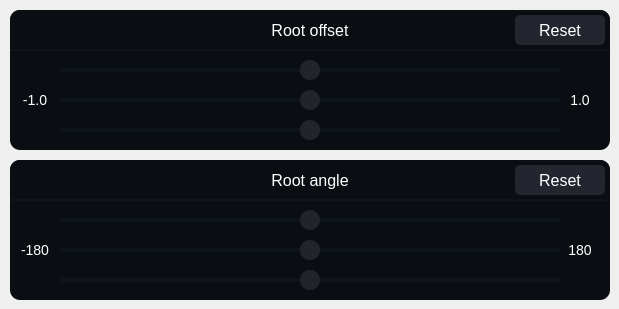
   <widget class="QWidget" name="tab_2">
    <attribute name="title">
     <string>Root</string>
    </attribute>
    <widget class="QFrame" name="frame_5">
     <property name="geometry">
      <rect>
       <x>10</x>
       <y>160</y>
       <width>600</width>
       <height>140</height>
      </rect>
     </property>
     <property name="font">
      <font>
       <weight>50</weight>
       <italic>false</italic>
       <bold>false</bold>
       <underline>false</underline>
       <strikeout>false</strikeout>
       <kerning>true</kerning>
      </font>
     </property>
     <property name="styleSheet">
      <string notr="true">background-color: rgb(10, 14, 19);
border-radius: 10px;</string>
     </property>
     <property name="frameShape">
      <enum>QFrame::StyledPanel</enum>
     </property>
     <property name="frameShadow">
      <enum>QFrame::Raised</enum>
     </property>
     <widget class="QLabel" name="label_6">
      <property name="geometry">
       <rect>
        <x>0</x>
        <y>0</y>
        <width>600</width>
        <height>40</height>
       </rect>
      </property>
      <property name="font">
       <font>
        <pointsize>-1</pointsize>
        <weight>50</weight>
        <italic>false</italic>
        <bold>false</bold>
       </font>
      </property>
      <property name="toolTip">
       <string>Local rotation angle of Leap Motion from HMD transformation</string>
      </property>
      <property name="styleSheet">
       <string notr="true">QLabel
{
	color: rgb(255, 255, 255);
	font-size: 16px;
}
QToolTip
{
	background-color:  rgb(14, 20, 27);
	border: 1px solid #23262e;
	border-radius: 2px;
	color: white;
	font: 14px;
}</string>
      </property>
      <property name="lineWidth">
       <number>0</number>
      </property>
      <property name="text">
       <string>Root angle</string>
      </property>
      <property name="textFormat">
       <enum>Qt::AutoText</enum>
      </property>
      <property name="scaledContents">
       <bool>false</bool>
      </property>
      <property name="alignment">
       <set>Qt::AlignCenter</set>
      </property>
      <property name="margin">
       <number>0</number>
      </property>
      <property name="indent">
       <number>0</number>
      </property>
      <property name="textInteractionFlags">
       <set>Qt::NoTextInteraction</set>
      </property>
     </widget>
     <widget class="QPushButton" name="m_rootAngleResetButton">
      <property name="geometry">
       <rect>
        <x>505</x>
        <y>5</y>
        <width>90</width>
        <height>30</height>
       </rect>
      </property>
      <property name="font">
       <font>
        <pointsize>-1</pointsize>
       </font>
      </property>
      <property name="styleSheet">
       <string notr="true">QPushButton
{
	background-color: #23262e;
	color: #ffffff;
	border-radius: 5px;
	font-size: 16px;
}

QPushButton::disabled
{
	background-color: #23262e;
	color: #ffffff;
}

QPushButton::hover
{
	background-color: #3d4450;
}

QPushButton::pressed
{
	background-color: #1e2126;
	color: #ffffff;
}</string>
      </property>
      <property name="text">
       <string>Reset</string>
      </property>
     </widget>
     <widget class="QFrame" name="frame_6">
      <property name="geometry">
       <rect>
        <x>0</x>
        <y>39</y>
        <width>600</width>
        <height>2</height>
       </rect>
      </property>
      <property name="styleSheet">
       <string notr="true">color: rgb(14, 20, 27);
background-color: rgb(14, 20, 27);</string>
      </property>
      <property name="frameShape">
       <enum>QFrame::StyledPanel</enum>
      </property>
      <property name="frameShadow">
       <enum>QFrame::Raised</enum>
      </property>
     </widget>
     <widget class="QSlider" name="m_rootAngleSliderX">
      <property name="geometry">
       <rect>
        <x>50</x>
        <y>50</y>
        <width>500</width>
        <height>20</height>
       </rect>
      </property>
      <property name="toolTip">
       <string>X axis angle: 0.0</string>
      </property>
      <property name="styleSheet">
       <string notr="true">QSlider::groove:horizontal 
{
	background-color: transparent;
	height: 4px;
}

QSlider::sub-page:horizontal 
{
	background-color: #0e141b;
}

QSlider::add-page:horizontal 
{
	background-color: #0e141b;
}

QSlider::handle:horizontal 
{
	background-color: #22242c;
	width: 20px;
	margin-top: -8px;
	margin-bottom: -8px;
	border: 0px;
	border-radius: 10px;
}

QSlider::handle:horizontal:hover 
{
	background-color: #3d4450;
}


QSlider::sub-page:horizontal:disabled 
{
	background-color: #bbb;
	border-color: #999;
}

QSlider::add-page:horizontal:disabled 
{
	background-color: #eee;
	border-color: #999;
}

QSlider::handle:horizontal:disabled 
{
	background-color: #eee;
	border: 1px solid #aaa;
	border-radius: 3px;
}

QToolTip
{
	background-color: rgb(10, 14, 19);
	border: 1px solid #23262e;
	border-radius: 2px;
	color: white;
	font: 14px;
}</string>
      </property>
      <property name="maximum">
       <number>100</number>
      </property>
      <property name="pageStep">
       <number>10</number>
      </property>
      <property name="sliderPosition">
       <number>50</number>
      </property>
      <property name="tracking">
       <bool>true</bool>
      </property>
      <property name="orientation">
       <enum>Qt::Horizontal</enum>
      </property>
     </widget>
     <widget class="QLabel" name="label_7">
      <property name="geometry">
       <rect>
        <x>5</x>
        <y>80</y>
        <width>40</width>
        <height>20</height>
       </rect>
      </property>
      <property name="font">
       <font>
        <pointsize>-1</pointsize>
        <weight>50</weight>
        <italic>false</italic>
        <bold>false</bold>
        <underline>false</underline>
        <strikeout>false</strikeout>
        <stylestrategy>PreferDefault</stylestrategy>
        <kerning>true</kerning>
       </font>
      </property>
      <property name="styleSheet">
       <string notr="true">QLabel
{
	color: rgb(255, 255, 255);
	font-size: 14px;
}</string>
      </property>
      <property name="lineWidth">
       <number>0</number>
      </property>
      <property name="text">
       <string>-180</string>
      </property>
      <property name="textFormat">
       <enum>Qt::AutoText</enum>
      </property>
      <property name="scaledContents">
       <bool>false</bool>
      </property>
      <property name="alignment">
       <set>Qt::AlignCenter</set>
      </property>
      <property name="margin">
       <number>0</number>
      </property>
      <property name="indent">
       <number>0</number>
      </property>
      <property name="textInteractionFlags">
       <set>Qt::NoTextInteraction</set>
      </property>
     </widget>
     <widget class="QLabel" name="label_8">
      <property name="geometry">
       <rect>
        <x>550</x>
        <y>80</y>
        <width>40</width>
        <height>20</height>
       </rect>
      </property>
      <property name="font">
       <font>
        <pointsize>-1</pointsize>
        <weight>50</weight>
        <italic>false</italic>
        <bold>false</bold>
        <underline>false</underline>
        <strikeout>false</strikeout>
        <stylestrategy>PreferDefault</stylestrategy>
        <kerning>true</kerning>
       </font>
      </property>
      <property name="styleSheet">
       <string notr="true">QLabel
{
	color: rgb(255, 255, 255);
	font-size: 14px;
}</string>
      </property>
      <property name="lineWidth">
       <number>0</number>
      </property>
      <property name="text">
       <string>180</string>
      </property>
      <property name="textFormat">
       <enum>Qt::AutoText</enum>
      </property>
      <property name="scaledContents">
       <bool>false</bool>
      </property>
      <property name="alignment">
       <set>Qt::AlignCenter</set>
      </property>
      <property name="margin">
       <number>0</number>
      </property>
      <property name="indent">
       <number>0</number>
      </property>
      <property name="textInteractionFlags">
       <set>Qt::NoTextInteraction</set>
      </property>
     </widget>
     <widget class="QSlider" name="m_rootAngleSliderY">
      <property name="geometry">
       <rect>
        <x>50</x>
        <y>80</y>
        <width>500</width>
        <height>20</height>
       </rect>
      </property>
      <property name="toolTip">
       <string>Y axis angle: 0.0</string>
      </property>
      <property name="styleSheet">
       <string notr="true">QSlider::groove:horizontal 
{
	background-color: transparent;
	height: 4px;
}

QSlider::sub-page:horizontal 
{
	background-color: #0e141b;
}

QSlider::add-page:horizontal 
{
	background-color: #0e141b;
}

QSlider::handle:horizontal 
{
	background-color: #22242c;
	width: 20px;
	margin-top: -8px;
	margin-bottom: -8px;
	border: 0px;
	border-radius: 10px;
}

QSlider::handle:horizontal:hover 
{
	background-color: #3d4450;
}


QSlider::sub-page:horizontal:disabled 
{
	background-color: #bbb;
	border-color: #999;
}

QSlider::add-page:horizontal:disabled 
{
	background-color: #eee;
	border-color: #999;
}

QSlider::handle:horizontal:disabled 
{
	background-color: #eee;
	border: 1px solid #aaa;
	border-radius: 3px;
}

QToolTip
{
	background-color: rgb(10, 14, 19);
	border: 1px solid #23262e;
	border-radius: 2px;
	color: white;
	font: 14px;
}</string>
      </property>
      <property name="maximum">
       <number>100</number>
      </property>
      <property name="pageStep">
       <number>10</number>
      </property>
      <property name="sliderPosition">
       <number>50</number>
      </property>
      <property name="tracking">
       <bool>true</bool>
      </property>
      <property name="orientation">
       <enum>Qt::Horizontal</enum>
      </property>
     </widget>
     <widget class="QSlider" name="m_rootAngleSliderZ">
      <property name="geometry">
       <rect>
        <x>50</x>
        <y>110</y>
        <width>500</width>
        <height>20</height>
       </rect>
      </property>
      <property name="toolTip">
       <string>Z axis angle: 0.0</string>
      </property>
      <property name="styleSheet">
       <string notr="true">QSlider::groove:horizontal 
{
	background-color: transparent;
	height: 4px;
}

QSlider::sub-page:horizontal 
{
	background-color: #0e141b;
}

QSlider::add-page:horizontal 
{
	background-color: #0e141b;
}

QSlider::handle:horizontal 
{
	background-color: #22242c;
	width: 20px;
	margin-top: -8px;
	margin-bottom: -8px;
	border: 0px;
	border-radius: 10px;
}

QSlider::handle:horizontal:hover 
{
	background-color: #3d4450;
}


QSlider::sub-page:horizontal:disabled 
{
	background-color: #bbb;
	border-color: #999;
}

QSlider::add-page:horizontal:disabled 
{
	background-color: #eee;
	border-color: #999;
}

QSlider::handle:horizontal:disabled 
{
	background-color: #eee;
	border: 1px solid #aaa;
	border-radius: 3px;
}

QToolTip
{
	background-color: rgb(10, 14, 19);
	border: 1px solid #23262e;
	border-radius: 2px;
	color: white;
	font: 14px;
}</string>
      </property>
      <property name="maximum">
       <number>100</number>
      </property>
      <property name="pageStep">
       <number>10</number>
      </property>
      <property name="sliderPosition">
       <number>50</number>
      </property>
      <property name="tracking">
       <bool>true</bool>
      </property>
      <property name="orientation">
       <enum>Qt::Horizontal</enum>
      </property>
     </widget>
    </widget>
    <widget class="QFrame" name="frame_7">
     <property name="geometry">
      <rect>
       <x>10</x>
       <y>10</y>
       <width>600</width>
       <height>140</height>
      </rect>
     </property>
     <property name="font">
      <font>
       <weight>50</weight>
       <italic>false</italic>
       <bold>false</bold>
       <underline>false</underline>
       <strikeout>false</strikeout>
       <kerning>true</kerning>
      </font>
     </property>
     <property name="styleSheet">
      <string notr="true">background-color: rgb(10, 14, 19);
border-radius: 10px;</string>
     </property>
     <property name="frameShape">
      <enum>QFrame::StyledPanel</enum>
     </property>
     <property name="frameShadow">
      <enum>QFrame::Raised</enum>
     </property>
     <widget class="QLabel" name="label_9">
      <property name="geometry">
       <rect>
        <x>0</x>
        <y>0</y>
        <width>600</width>
        <height>40</height>
       </rect>
      </property>
      <property name="font">
       <font>
        <pointsize>-1</pointsize>
        <weight>50</weight>
        <italic>false</italic>
        <bold>false</bold>
       </font>
      </property>
      <property name="toolTip">
       <string>Local offset of Leap Motion from HMD transformation</string>
      </property>
      <property name="styleSheet">
       <string notr="true">QLabel
{
	color: rgb(255, 255, 255);
	font-size: 16px;
}
QToolTip
{
	background-color:  rgb(14, 20, 27);
	border: 1px solid #23262e;
	border-radius: 2px;
	color: white;
	font: 14px;
}</string>
      </property>
      <property name="lineWidth">
       <number>0</number>
      </property>
      <property name="text">
       <string>Root offset</string>
      </property>
      <property name="textFormat">
       <enum>Qt::AutoText</enum>
      </property>
      <property name="scaledContents">
       <bool>false</bool>
      </property>
      <property name="alignment">
       <set>Qt::AlignCenter</set>
      </property>
      <property name="margin">
       <number>0</number>
      </property>
      <property name="indent">
       <number>0</number>
      </property>
      <property name="textInteractionFlags">
       <set>Qt::NoTextInteraction</set>
      </property>
     </widget>
     <widget class="QPushButton" name="m_rootOffsetResetButton">
      <property name="geometry">
       <rect>
        <x>505</x>
        <y>5</y>
        <width>90</width>
        <height>30</height>
       </rect>
      </property>
      <property name="font">
       <font>
        <pointsize>-1</pointsize>
        <weight>50</weight>
        <italic>false</italic>
        <bold>false</bold>
       </font>
      </property>
      <property name="styleSheet">
       <string notr="true">QPushButton
{
	background-color: #23262e;
	color: #ffffff;
	border-radius: 5px;
	font-size: 16px;
}

QPushButton::disabled
{
	background-color: #23262e;
	color: #ffffff;
}

QPushButton::hover
{
	background-color: #3d4450;
}

QPushButton::pressed
{
	background-color: #1e2126;
	color: #ffffff;
}</string>
      </property>
      <property name="text">
       <string>Reset</string>
      </property>
     </widget>
     <widget class="QFrame" name="frame_8">
      <property name="geometry">
       <rect>
        <x>0</x>
        <y>39</y>
        <width>600</width>
        <height>2</height>
       </rect>
      </property>
      <property name="styleSheet">
       <string notr="true">color: rgb(14, 20, 27);
background-color: rgb(14, 20, 27);</string>
      </property>
      <property name="frameShape">
       <enum>QFrame::StyledPanel</enum>
      </property>
      <property name="frameShadow">
       <enum>QFrame::Raised</enum>
      </property>
     </widget>
     <widget class="QSlider" name="m_rootOffsetSliderX">
      <property name="geometry">
       <rect>
        <x>50</x>
        <y>50</y>
        <width>500</width>
        <height>20</height>
       </rect>
      </property>
      <property name="toolTip">
       <string>X axis offset: 0.0</string>
      </property>
      <property name="styleSheet">
       <string notr="true">QSlider::groove:horizontal 
{
	background-color: transparent;
	height: 4px;
}

QSlider::sub-page:horizontal 
{
	background-color: #0e141b;
}

QSlider::add-page:horizontal 
{
	background-color: #0e141b;
}

QSlider::handle:horizontal 
{
	background-color: #22242c;
	width: 20px;
	margin-top: -8px;
	margin-bottom: -8px;
	border: 0px;
	border-radius: 10px;
}

QSlider::handle:horizontal:hover 
{
	background-color: #3d4450;
}


QSlider::sub-page:horizontal:disabled 
{
	background-color: #bbb;
	border-color: #999;
}

QSlider::add-page:horizontal:disabled 
{
	background-color: #eee;
	border-color: #999;
}

QSlider::handle:horizontal:disabled 
{
	background-color: #eee;
	border: 1px solid #aaa;
	border-radius: 3px;
}

QToolTip
{
	background-color: rgb(10, 14, 19);
	border: 1px solid #23262e;
	border-radius: 2px;
	color: white;
	font: 14px;
}</string>
      </property>
      <property name="maximum">
       <number>100</number>
      </property>
      <property name="pageStep">
       <number>10</number>
      </property>
      <property name="sliderPosition">
       <number>50</number>
      </property>
      <property name="tracking">
       <bool>true</bool>
      </property>
      <property name="orientation">
       <enum>Qt::Horizontal</enum>
      </property>
     </widget>
     <widget class="QLabel" name="label_10">
      <property name="geometry">
       <rect>
        <x>5</x>
        <y>80</y>
        <width>40</width>
        <height>20</height>
       </rect>
      </property>
      <property name="font">
       <font>
        <pointsize>-1</pointsize>
        <weight>50</weight>
        <italic>false</italic>
        <bold>false</bold>
        <underline>false</underline>
        <strikeout>false</strikeout>
        <stylestrategy>PreferDefault</stylestrategy>
        <kerning>true</kerning>
       </font>
      </property>
      <property name="styleSheet">
       <string notr="true">QLabel
{
	color: rgb(255, 255, 255);
	font-size: 14px;
}</string>
      </property>
      <property name="lineWidth">
       <number>0</number>
      </property>
      <property name="text">
       <string>-1.0</string>
      </property>
      <property name="textFormat">
       <enum>Qt::AutoText</enum>
      </property>
      <property name="scaledContents">
       <bool>false</bool>
      </property>
      <property name="alignment">
       <set>Qt::AlignCenter</set>
      </property>
      <property name="margin">
       <number>0</number>
      </property>
      <property name="indent">
       <number>0</number>
      </property>
      <property name="textInteractionFlags">
       <set>Qt::NoTextInteraction</set>
      </property>
     </widget>
     <widget class="QLabel" name="label_11">
      <property name="geometry">
       <rect>
        <x>550</x>
        <y>80</y>
        <width>40</width>
        <height>20</height>
       </rect>
      </property>
      <property name="font">
       <font>
        <pointsize>-1</pointsize>
        <weight>50</weight>
        <italic>false</italic>
        <bold>false</bold>
        <underline>false</underline>
        <strikeout>false</strikeout>
        <stylestrategy>PreferDefault</stylestrategy>
        <kerning>true</kerning>
       </font>
      </property>
      <property name="styleSheet">
       <string notr="true">QLabel
{
	color: rgb(255, 255, 255);
	font-size: 14px;
}</string>
      </property>
      <property name="lineWidth">
       <number>0</number>
      </property>
      <property name="text">
       <string>1.0</string>
      </property>
      <property name="textFormat">
       <enum>Qt::AutoText</enum>
      </property>
      <property name="scaledContents">
       <bool>false</bool>
      </property>
      <property name="alignment">
       <set>Qt::AlignCenter</set>
      </property>
      <property name="margin">
       <number>0</number>
      </property>
      <property name="indent">
       <number>0</number>
      </property>
      <property name="textInteractionFlags">
       <set>Qt::NoTextInteraction</set>
      </property>
     </widget>
     <widget class="QSlider" name="m_rootOffsetSliderY">
      <property name="geometry">
       <rect>
        <x>50</x>
        <y>80</y>
        <width>500</width>
        <height>20</height>
       </rect>
      </property>
      <property name="toolTip">
       <string>Y axis offset: 0.0</string>
      </property>
      <property name="styleSheet">
       <string notr="true">QSlider::groove:horizontal 
{
	background-color: transparent;
	height: 4px;
}

QSlider::sub-page:horizontal 
{
	background-color: #0e141b;
}

QSlider::add-page:horizontal 
{
	background-color: #0e141b;
}

QSlider::handle:horizontal 
{
	background-color: #22242c;
	width: 20px;
	margin-top: -8px;
	margin-bottom: -8px;
	border: 0px;
	border-radius: 10px;
}

QSlider::handle:horizontal:hover 
{
	background-color: #3d4450;
}


QSlider::sub-page:horizontal:disabled 
{
	background-color: #bbb;
	border-color: #999;
}

QSlider::add-page:horizontal:disabled 
{
	background-color: #eee;
	border-color: #999;
}

QSlider::handle:horizontal:disabled 
{
	background-color: #eee;
	border: 1px solid #aaa;
	border-radius: 3px;
}

QToolTip
{
	background-color: rgb(10, 14, 19);
	border: 1px solid #23262e;
	border-radius: 2px;
	color: white;
	font: 14px;
}</string>
      </property>
      <property name="maximum">
       <number>100</number>
      </property>
      <property name="pageStep">
       <number>10</number>
      </property>
      <property name="sliderPosition">
       <number>50</number>
      </property>
      <property name="tracking">
       <bool>true</bool>
      </property>
      <property name="orientation">
       <enum>Qt::Horizontal</enum>
      </property>
     </widget>
     <widget class="QSlider" name="m_rootOffsetSliderZ">
      <property name="geometry">
       <rect>
        <x>50</x>
        <y>110</y>
        <width>500</width>
        <height>20</height>
       </rect>
      </property>
      <property name="toolTip">
       <string>Z axis offset: 0.0</string>
      </property>
      <property name="styleSheet">
       <string notr="true">QSlider::groove:horizontal 
{
	background-color: transparent;
	height: 4px;
}

QSlider::sub-page:horizontal 
{
	background-color: #0e141b;
}

QSlider::add-page:horizontal 
{
	background-color: #0e141b;
}

QSlider::handle:horizontal 
{
	background-color: #22242c;
	width: 20px;
	margin-top: -8px;
	margin-bottom: -8px;
	border: 0px;
	border-radius: 10px;
}

QSlider::handle:horizontal:hover 
{
	background-color: #3d4450;
}


QSlider::sub-page:horizontal:disabled 
{
	background-color: #bbb;
	border-color: #999;
}

QSlider::add-page:horizontal:disabled 
{
	background-color: #eee;
	border-color: #999;
}

QSlider::handle:horizontal:disabled 
{
	background-color: #eee;
	border: 1px solid #aaa;
	border-radius: 3px;
}

QToolTip
{
	background-color: rgb(10, 14, 19);
	border: 1px solid #23262e;
	border-radius: 2px;
	color: white;
	font: 14px;
}</string>
      </property>
      <property name="maximum">
       <number>100</number>
      </property>
      <property name="pageStep">
       <number>10</number>
      </property>
      <property name="sliderPosition">
       <number>50</number>
      </property>
      <property name="tracking">
       <bool>true</bool>
      </property>
      <property name="orientation">
       <enum>Qt::Horizontal</enum>
      </property>
     </widget>
    </widget>
   </widget>
